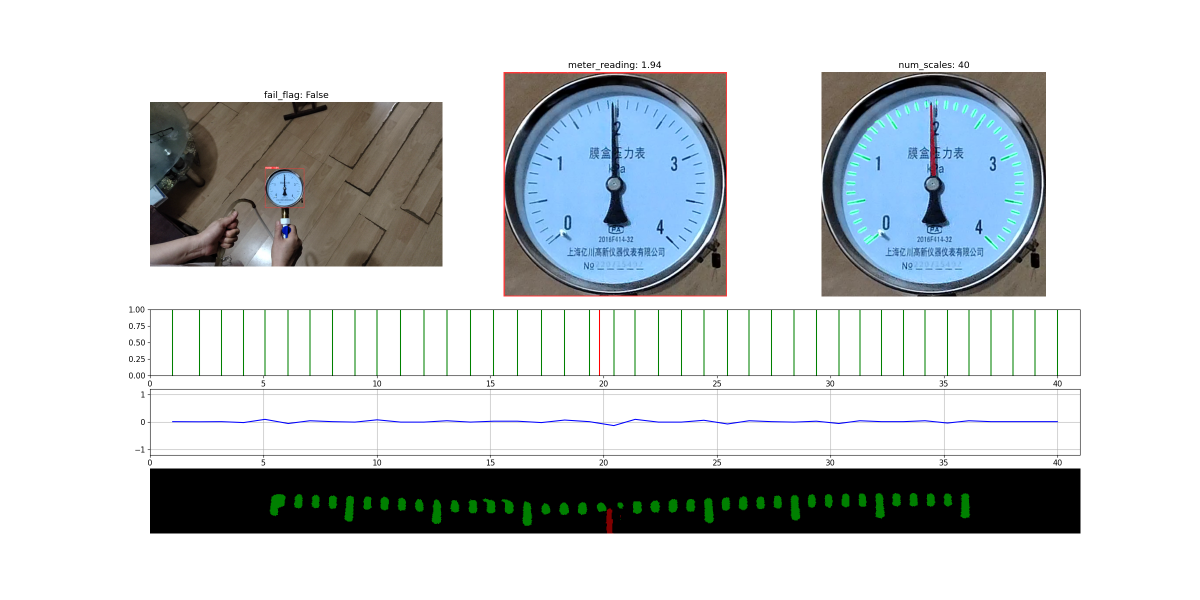
#> input picture vis.png, 2400 x 1200 px, given as the content of the folder ../vis.png/img, which was not available (shown at 1/2 size)
$ python -i data_enhance.py   (imports and definitions only)
#> lines starting #> are read from the running program, lines starting #| are printed output that depends on the picture; pictures that were not available may be replaced by others from this repository, and a replacement may not be noted
#> in load_data, img is the input picture: PIL image 2400x1200 RGBA; mean R, G, B, A 201.6, 206.5, 208.8, 255
import os
import random

import cv2
import numpy as np
from PIL import Image, ImageEnhance


def gauss_noise(img, seg, mean=0, var=0.001):
    '''
        添加高斯噪声
        mean : 均值
        var : 方差
    '''
#> called with mean = 0, var = 0.001
    img = np.array(img, dtype=float) / 255
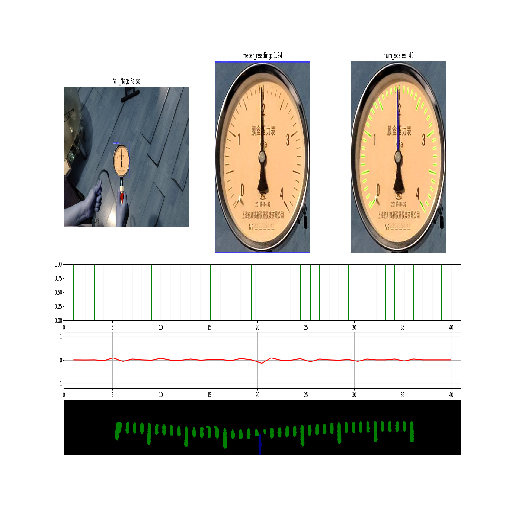
#> img: shape (512, 512, 4) float64; mean of channels 0, 1, 2, 3 0.791, 0.81, 0.819, 1; drawn as B, G, R
    noise = np.random.normal(mean, var ** 0.5, img.shape)
    out = img + noise
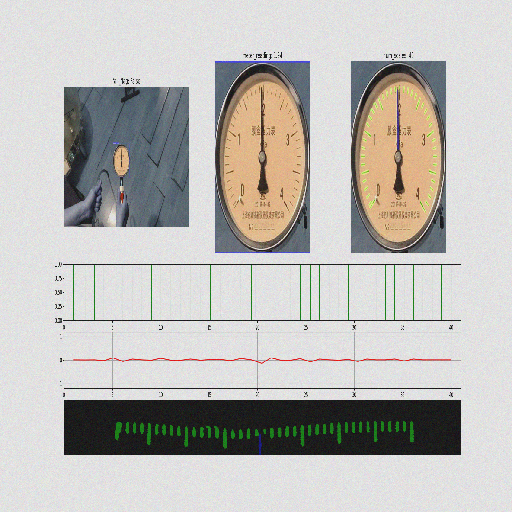
#> out: shape (512, 512, 4) float64; mean of channels 0, 1, 2, 3 0.791, 0.81, 0.819, 1; drawn with min black and max white
    if out.min() < 0:
        low_clip = -1.
    else:
        low_clip = 0.
    out = np.clip(out, low_clip, 1.0)
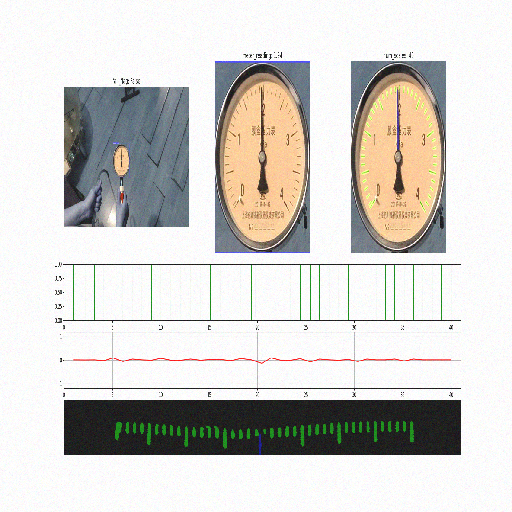
#> out: shape (512, 512, 4) float64; mean of channels 0, 1, 2, 3 0.782, 0.801, 0.81, 0.987; drawn with min black and max white
    out = np.uint8(out * 255)
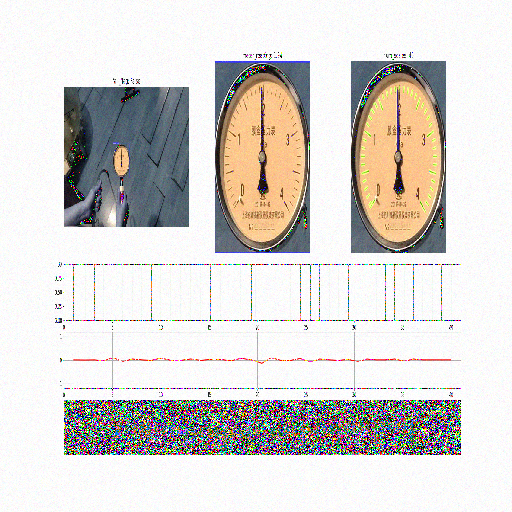
#> out: shape (512, 512, 4); mean of channels 0, 1, 2, 3 210.3, 213.8, 217, 251.5; drawn as B, G, R
    dst = Image.fromarray(np.uint8(out))

    return dst, seg

def random_color(img, seg):
    '''
    色彩抖动
    '''
    saturation = random.randint(0,1) # 饱和度
    brightness = random.randint(0,1) # 亮度
    contrast = random.randint(0,1) # 对比度
    sharpness = random.randint(0,1) # 锐度

    if random.random() < saturation:
        random_factor = np.random.randint(0, 31) / 10.  # 随机因子
        img = ImageEnhance.Color(img).enhance(random_factor)  # 调整图像的饱和度
#> img: PIL image 512x512 RGBA

    if random.random() < brightness:
        random_factor = np.random.randint(10, 14) / 10.  # 随机因子
        img = ImageEnhance.Brightness(img).enhance(random_factor)  # 调整图像的亮度
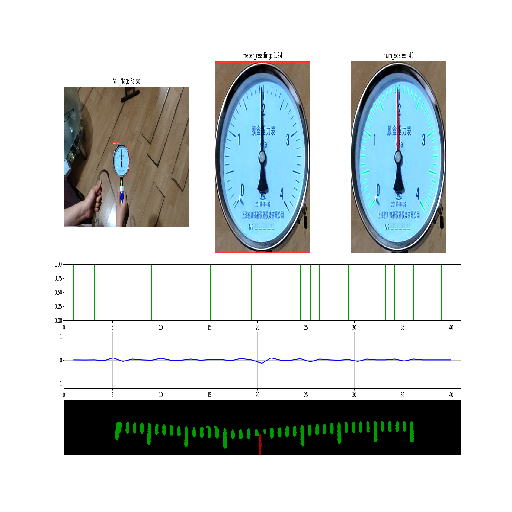
#> img: PIL image 512x512 RGBA; mean R, G, B, A 202.9, 209.5, 210.3, 255

    if random.random() < contrast:
        random_factor = np.random.randint(10, 21) / 10.  # 随机因子
        img = ImageEnhance.Contrast(img).enhance(random_factor)  # 调整图像对比度

    if random.random() < sharpness:
        random_factor = np.random.randint(0, 31) / 10.  # 随机因子
        ImageEnhance.Sharpness(img).enhance(random_factor)  # 调整图像锐度

    return img, seg

def rotate(img, seg, angle):
    '''
        旋转
        angle: 角度
    '''
    dst_img = img.rotate(angle)
    dst_seg = seg.rotate(angle)

    return dst_img, dst_seg

def data_enhance(img, seg):
    '''
    数据增强:旋转,高斯噪声
    '''
    enhance_img_list = [img]
    enhance_seg_list = [seg]

    gauss_img, gauss_seg = gauss_noise(img, seg)
    enhance_img_list.append(gauss_img)
    enhance_seg_list.append(gauss_seg)

    color_img, color_seg = random_color(img, seg)
    enhance_img_list.append(color_img)
    enhance_seg_list.append(color_seg)

    angles = np.random.uniform(-40, 40, 2)
    # angles = [90, 180, 270]

    for angle in angles:
        rotate_img, rotate_seg = rotate(img, seg, angle)
        rotate_gauss_img, rotate_gauss_seg = rotate(gauss_img, gauss_seg, angle)
        rotate_color_img, rotate_color_seg = rotate(color_img, color_seg, angle)

        enhance_img_list.append(rotate_img)
        enhance_img_list.append(rotate_gauss_img)
        enhance_img_list.append(rotate_color_img)

        enhance_seg_list.append(rotate_seg)
        enhance_seg_list.append(rotate_gauss_seg)
        enhance_seg_list.append(rotate_color_seg)
#> this loop made 2 passes
#> pass 1, in rotate (call 3), `dst_img = img.rotate(angle)`:
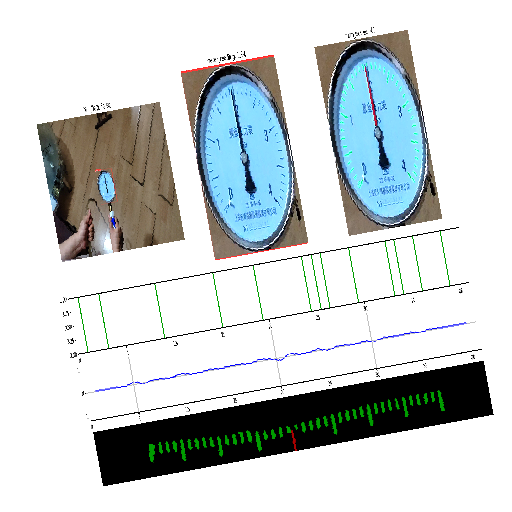
#> dst_img: PIL image 512x512 RGBA; mean R, G, B, A 183.5, 190.1, 190.9, 235.7; transparent parts drawn white
#> pass 2, in rotate (call 4), `dst_img = img.rotate(angle)`:
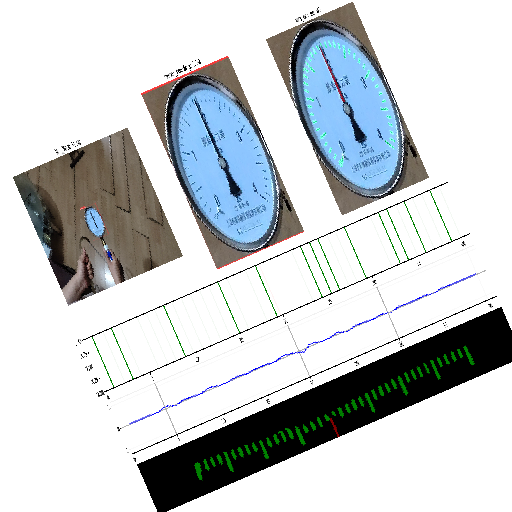
#> dst_img: PIL image 512x512 RGBA; mean R, G, B, A 167.1, 171.9, 174.4, 220.3; transparent parts drawn white
#> after the loop, enhance_img_list = 9 items; enhance_seg_list = 9 items

    return enhance_img_list, enhance_seg_list

def load_data(data_path):
    img_path = os.path.join(data_path, 'img')
    seg_path = os.path.join(data_path, 'seg')

    img_list, seg_list = [], []

    for i, img_name in enumerate(os.listdir(img_path)):

        seg_name = img_name[:-3] + 'png'

        img = Image.open(os.path.join(img_path, img_name))
        img = img.resize((512, 512), Image.NEAREST)

        seg = Image.open(os.path.join(seg_path, seg_name))
        seg = seg.resize((512, 512), Image.NEAREST)

        print(f'{img_name}, {seg_name} loaded.')

        enhance_img_list, enhance_seg_list = data_enhance(img, seg)
#> enhance_img_list = 9 items; enhance_seg_list = 9 items
        img_list += enhance_img_list
#> img_list = 9 items
        seg_list += enhance_seg_list
#> seg_list = 9 items

    return img_list, seg_list


# [39 lines not run here, left out]


>>> result = load_data('../vis.png')
